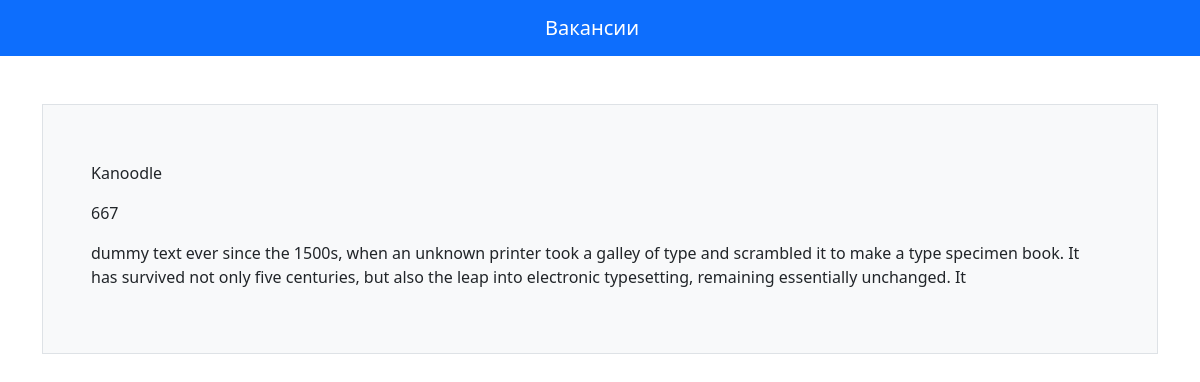
Screenshot of /vacancy/1000/ with the database file from the repository.
### vacancyapp/models.py (models this page shows, shortened)
class Vacancy(models.Model):
    title = models.CharField(max_length=255)
    languages = models.ManyToManyField(Language, related_name='vacancies')
    company = models.ForeignKey(Company, null=True, on_delete=models.CASCADE)
    status = models.CharField(
        max_length=255, choices=STATUS_CH, default='junior')
    salary = models.PositiveIntegerField(null=True)
    description = models.TextField(null=True, blank=True)
    class Meta:
        ordering = ("-id",)

class Company(models.Model):
    name = models.CharField(max_length=255)
    def __str__(self):
        return self.name

### vacancyapp/views.py (the view)
# urls.py: path('vacancy/<int:pk>/', DetailPageView.as_view(), name='vacancy'),
class DetailPageView(DetailView):
    model = Vacancy
    template_name = 'vacancyapp/vacancy.html'

### vacancyapp/templates/vacancyapp/vacancy.html (shortened to what this page needs)
{% extends 'vacancyapp/base.html' %}
{% block content %}
  <div>
    <p>
      {{ vacancy.company }}
    </p>
    <p>
      {{ vacancy.salary }}
    </p>
    <p>
      {{ vacancy.description }}
    </p>
  </div>
{% endblock content %}

### rows the page displays
Vacancy: company "Kanoodle", salary "667", description "dummy text ever since the 1500s, when an unknown printer took a galley of type and scrambled it to make a type specimen book. It has survived not only five centuries, but also the leap into electronic typesetting, remaining essentially unchanged. It"
